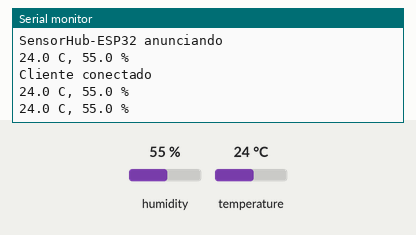
The program below on a simulated ESP32. On the bench: the last lines printed to the serial monitor. Inputs (shaded band) come from the test bench; at power-on: humidity 55 %, temperature 24 °C. Nothing arrives over Bluetooth unless stated; a phone connects over Bluetooth LE 3 s after start.

Above: at 6.8 s.
6.9 s: humidity set to 22 %
At 9.0 s:
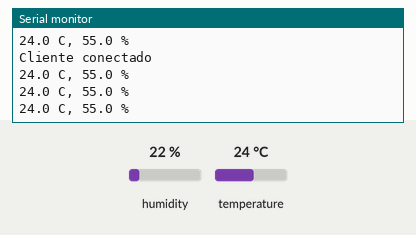
12.3 s: temperature set to 12 °C
At 14.8 s:
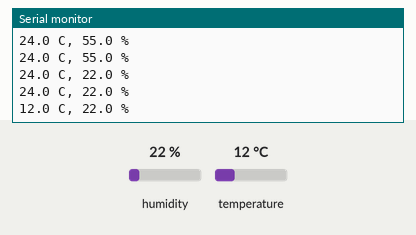
17.7 s: humidity set to 40 %
At 19.2 s:
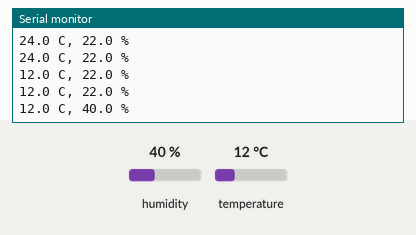
Timing chart, 0 to 20.7 s (numbered marks = the images above; inputs shaded):
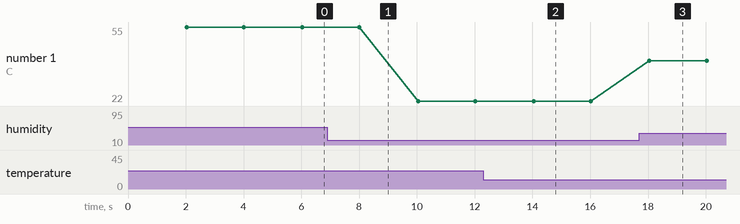

The program:

main.cpp
```cpp
#include <Arduino.h>
#include <BLEDevice.h>
#include <BLE2902.h>
#include <DHT.h>
#include <atomic>

constexpr char SERVICE[] = "e89ba400-b5f4-49bc-a83c-76c54ae84001";
constexpr char METRIC[] = "e89ba400-b5f4-49bc-a83c-76c54ae84002";
DHT dht(4, DHT11);
BLECharacteristic* telemetry;
BLE2902* subscription;
std::atomic<bool> advertiseAgain{false};
uint32_t sampled;

class Connections : public BLEServerCallbacks {
    void onConnect(BLEServer*) override { Serial.println("Cliente conectado"); }
    void onDisconnect(BLEServer*) override {
        subscription->setNotifications(false);
        advertiseAgain = true;
    }
};

void setup() {
    Serial.begin(115200);
    dht.begin();
    BLEDevice::init("SensorHub-ESP32");
    auto server = BLEDevice::createServer();
    server->setCallbacks(new Connections());
    auto service = server->createService(SERVICE);
    telemetry = service->createCharacteristic(METRIC, BLECharacteristic::PROPERTY_NOTIFY);
    subscription = new BLE2902();
    telemetry->addDescriptor(subscription);
    service->start();
    auto advertising = BLEDevice::getAdvertising();
    advertising->addServiceUUID(SERVICE);
    advertising->setScanResponse(true);
    advertising->start();
    Serial.println("SensorHub-ESP32 anunciando");
}

void loop() {
    if (advertiseAgain.exchange(false)) BLEDevice::startAdvertising();
    if (millis() - sampled < 2000) { delay(5); return; }
    sampled = millis();
    float t = dht.readTemperature();
    float h = dht.readHumidity();
    if (!isfinite(t) || !isfinite(h) || t < 0 || t > 50 || h < 0 || h > 100) {
        Serial.println("Lectura DHT11 descartada");
        return;
    }
    uint16_t temp = lroundf(t*10), humidity = lroundf(h*10);
    uint8_t packet[] = {1, 1, uint8_t(temp), uint8_t(temp >> 8), uint8_t(humidity), uint8_t(humidity >> 8)};
    Serial.printf("%.1f C, %.1f %%\n", t, h);
    if (subscription->getNotifications()) {
        telemetry->setValue(packet,sizeof(packet));
        telemetry->notify();
    }
}
```

Measured:
- after the input at 12.3 s, the serial monitor: prints a new line after 1.7 s (image 2)
- after the input at 17.7 s, the serial monitor: prints a new line after 0.35 s (image 3)
- plotted number 1: 55 → 22 after the input at 6.9 s, 22 → 40 after the input at 17.7 s
